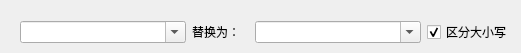
       <widget class="QWidget" name="tab_2">
        <attribute name="title">
         <string>替换</string>
        </attribute>
        <widget class="QWidget" name="layoutWidget">
         <property name="geometry">
          <rect>
           <x>20</x>
           <y>20</y>
           <width>492</width>
           <height>24</height>
          </rect>
         </property>
         <layout class="QHBoxLayout" name="horizontalLayout_4">
          <item>
           <widget class="QComboBox" name="comboBoxSouce">
            <property name="minimumSize">
             <size>
              <width>166</width>
              <height>0</height>
             </size>
            </property>
            <property name="maximumSize">
             <size>
              <width>166</width>
              <height>16777215</height>
             </size>
            </property>
            <property name="editable">
             <bool>true</bool>
            </property>
            <property name="insertPolicy">
             <enum>QComboBox::InsertAtBottom</enum>
            </property>
            <property name="duplicatesEnabled">
             <bool>false</bool>
            </property>
           </widget>
          </item>
          <item>
           <widget class="QLabel" name="label_4">
            <property name="text">
             <string>替换为：</string>
            </property>
           </widget>
          </item>
          <item>
           <widget class="QComboBox" name="comboBoxDest">
            <property name="minimumSize">
             <size>
              <width>166</width>
              <height>0</height>
             </size>
            </property>
            <property name="maximumSize">
             <size>
              <width>166</width>
              <height>16777215</height>
             </size>
            </property>
            <property name="editable">
             <bool>true</bool>
            </property>
           </widget>
          </item>
          <item>
           <widget class="QCheckBox" name="checkBoxCase">
            <property name="text">
             <string>区分大小写</string>
            </property>
            <property name="checked">
             <bool>true</bool>
            </property>
           </widget>
          </item>
         </layout>
        </widget>
       </widget>
